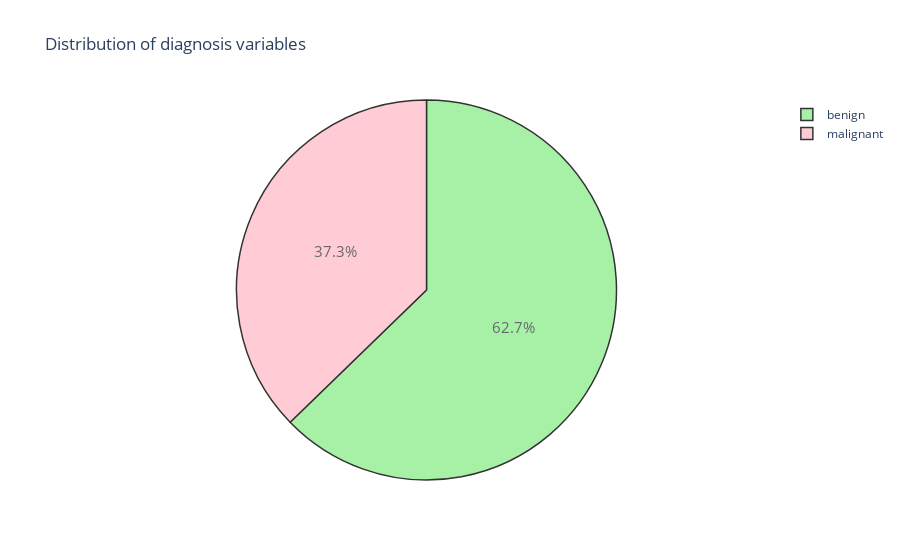

Notebook code cell kept with this figure:
### Markdown cell above
## <center>Pie Chart</center>

### Code cell
# Pie Chart
trace = go.Pie(labels = ['benign','malignant'], values = data_clean['diagnosis'].value_counts(), 
        textfont=dict(size=15), opacity = 0.8,
        marker=dict(colors=['lightgreen', 'pink'], 
        line=dict(color='#000000', width=1.5)))

layout = dict(title =  'Distribution of diagnosis variables')
           
fig = dict(data = [trace], layout=layout)
py.iplot(fig)

### Figure 1 — Plotly figure (JSON) as saved in the notebook; plotly's stock layout.template omitted (floating-point values rounded to 4 significant figures)
{"data": [{"labels": ["benign", "malignant"], "marker": {"colors": ["lightgreen", "pink"], "line": {"color": "#000000", "width": 1.5}}, "opacity": 0.8, "textfont": {"size": 15}, "type": "pie", "values": [357, 212]}], "layout": {"title": {"text": "Distribution of diagnosis variables"}}}
